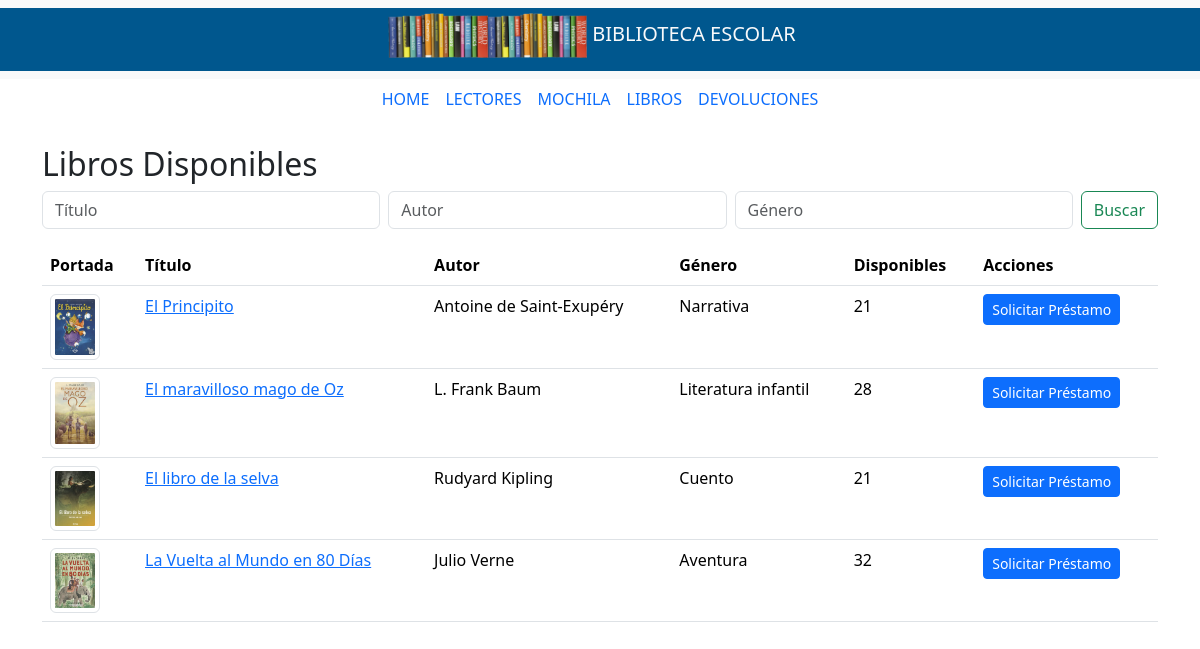
Page /libros/ on the earlier database version.
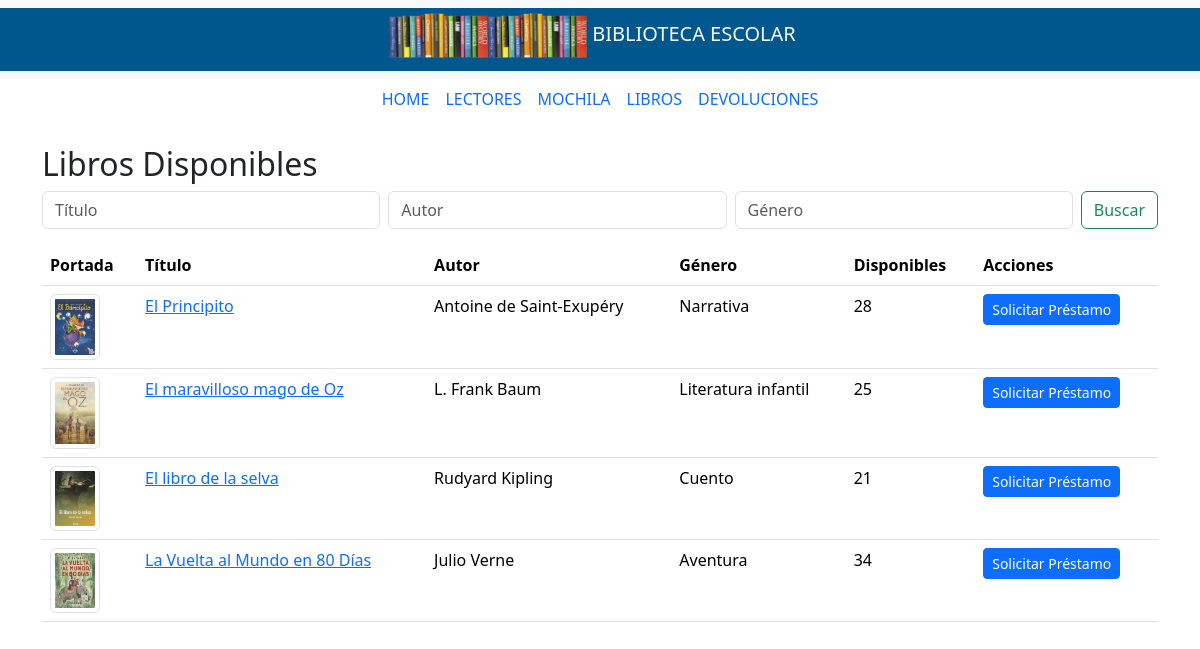
Same page on the later database version.
### sistema_biblioteca_app/models.py (models this page shows, shortened)
class Libro(models.Model):
    titulo = models.CharField(max_length=200)
    autor = models.CharField(max_length=100)
    isbn = models.CharField(max_length=13, unique=True)
    editorial = models.CharField(max_length=100)
    año_publicacion = models.PositiveIntegerField()
    genero = models.CharField(max_length=50)
    cantidad_disponible = models.PositiveIntegerField(default=1)
    imagen = models.ImageField(upload_to='portadas/', null=True, blank=True)

### sistema_biblioteca_app/views.py (the view)
# urls.py: path('libros/', libros_disponibles, name='libros'),
def libros_disponibles(request):
    titulo = request.GET.get('titulo', '')  # Obtén el valor del campo 'titulo'
    autor = request.GET.get('autor', '')    # Obtén el valor del campo 'autor'
    genero = request.GET.get('genero', '')  # Obtén el valor del campo 'genero'
    libros = Libro.objects.filter(cantidad_disponible__gt=0)
    if titulo:
        libros = libros.filter(titulo__icontains=titulo)
    if autor:
        libros = libros.filter(autor__icontains=autor)
    if genero:
        libros = libros.filter(genero__icontains=genero)
    return render(request, 'libros.html', {'libros': libros, 'titulo': titulo, 'autor': autor, 'genero': genero})

### sistema_biblioteca_app/templates/libros.html (shortened to what this page needs)
<!doctype html>
{% extends "index.html" %}
{% load static %}
{% block main_content %}
<div class="container mt-4">
    <h2>Libros Disponibles</h2>
    <form class="d-flex mb-3" role="search" method="GET" action="{% url 'libros' %}">
        <input class="form-control me-2" type="search" placeholder="Título" aria-label="Título" name="titulo" value="{{ titulo }}">
        <input class="form-control me-2" type="search" placeholder="Autor" aria-label="Autor" name="autor" value="{{ autor }}">
        <input class="form-control me-2" type="search" placeholder="Género" aria-label="Género" name="genero" value="{{ genero }}">
        <button class="btn btn-outline-success" type="submit">Buscar</button>
    </form>
    <table class="table table-hover">
        <thead>
            <tr>
                <th>Portada</th>
                <th>Título</th>
                <th>Autor</th>
                <th>Género</th>
                <th>Disponibles</th>
                <th>Acciones</th>
            </tr>
        </thead>
        <tbody>
            {% for libro in libros %}
                <tr>
                    <td>
                        {% if libro.imagen %}
                            <img src="{{ libro.imagen.url }}" class="img-thumbnail" alt="Portada de {{ libro.titulo }}" style="max-width: 50px;">
                        {% else %}
                            <p>Sin portada</p>
                        {% endif %}
                    </td>
                    <td><a href="{% url 'detalle_libro' libro.id %}">{{ libro.titulo }}</a></td>
                    <td>{{ libro.autor }}</td>
                    <td>{{ libro.genero }}</td>
                    <td>{{ libro.cantidad_disponible }}</td>
                    <td>
                        {% if libro.cantidad_disponible > 0 %}
                            <a href="{% url 'prestamo_libro' libro.id %}" class="btn btn-primary btn-sm">Solicitar Préstamo</a>
                        {% else %}
                            <p class="text-danger">No disponible</p>
                        {% endif %}
                    </td>
                </tr>
            {% endfor %}
        </tbody>
    </table>
</div>
{% endblock %}

Differences in the rows shown:
changed Libro "El Principito": cantidad_disponible "21" → "28"
changed Libro "El maravilloso mago de Oz": cantidad_disponible "28" → "25"
changed Libro "La Vuelta al Mundo en 80 Días": cantidad_disponible "32" → "34"
